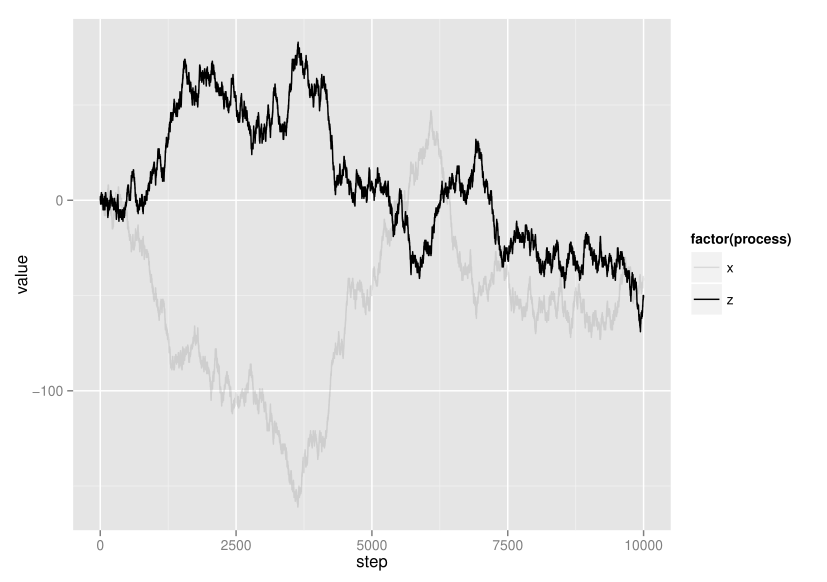

This chart was generated by the following R code:
rho = -0.5
steps = 10000
x = vector(mode = 'numeric', length = steps)
z = vector(mode = 'numeric', length = steps)
dx = vector(mode = 'numeric', length = steps)
dz = vector(mode = 'numeric', length = steps)
random = runif(steps, 0, 1)

for(i in 2:steps) {
  if(random[i] < (1-rho) / 4) {
    x[i] = x[i-1] - 1;
    z[i] = z[i-1] + 1;
    dx[i] = -1;
    dz[i] = 1;
  } else if (random[i] < 0.5) {
    x[i] = x[i-1] + 1;
    z[i] = z[i-1] + 1;
    dx[i] = 1;
    dz[i] = 1;
  } else if (random[i] < 0.5 + (1-rho) / 4) {
    x[i] = x[i-1] + 1;
    z[i] = z[i-1] - 1;
    dx[i] = 1;
    dz[i] = -1;
  } else {
    x[i] = x[i-1] - 1;
    z[i] = z[i-1] - 1;
    dx[i] = -1;
    dz[i] = -1;
  }
}

library(ggplot2)
library(reshape)
data = cbind(x, z)
colnames(data) = c('x', 'z')
melted = melt(data, id=c('x', 'z'))
colnames(melted) = c('step', 'process', 'value')
plot = ggplot(data = melted) + geom_line(aes(x=step, y=value, alpha=factor(process)))
plot

cor(dx, dz)
